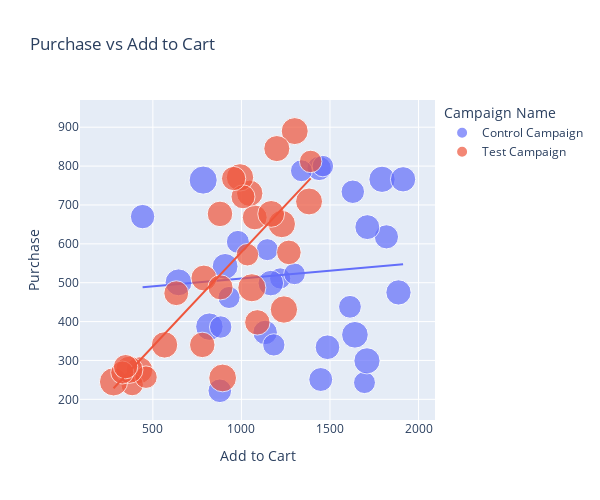

The code cell stored with this chart in its notebook:
### Code cell
# Purchase vs Add to Cart

fig = px.scatter(data_frame=df, x='Add to Cart', y='Purchase', color='Campaign Name', title='Purchase vs Add to Cart', 
    width=600, height=500, trendline='ols', size= 'Spend [USD]')
fig.show()

### Figure 1 — Plotly figure (JSON) as saved in the notebook; plotly's stock layout.template omitted (floating-point values rounded to 4 significant figures)
{"data": [{"hovertemplate": "Campaign Name=Control Campaign<br>Add to Cart=%{x}<br>Purchase=%{y}<br>Spend [USD]=%{marker.size}<extra></extra>", "legendgroup": "Control Campaign", "marker": {"color": "#636efa", "size": [2280, 2149, 2490, 2319, 2697, 1875, 2774, 2024, 2177, 1876, 2596, 1757, 2675, 1803, 2939, 2496, 1892, 1962, 2233, 2061, 2421, 2375, 2343, 2324, 1940, 1835, 3083, 2544, 1900, 2813], "sizemode": "area", "sizeref": 7.78, "symbol": "circle"}, "mode": "markers", "name": "Control Campaign", "orientation": "v", "showlegend": true, "type": "scatter", "x": [1819, 1629, 1887, 1439, 1794, 1339, 1641, 1613, 878, 1695, 908, 1219, 1709, 1460, 819, 1913, 1146, 883, 1448, 980, 1711, 1486, 1134, 442, 1183, 1300, 784, 1166, 930, 645], "xaxis": "x", "y": [618, 734, 475, 794, 766, 788, 366, 438, 222, 243, 542, 511, 299, 800, 387, 766, 585, 386, 251, 605, 643, 334, 372, 670, 340, 522.8, 764, 499, 462, 501], "yaxis": "y"}, {"hovertemplate": "<b>OLS trendline</b><br>Purchase = 0.0402096 * Add to Cart + 470.521<br>R<sup>2</sup>=0.007841<br><br>Campaign Name=Control Campaign<br>Add to Cart=%{x}<br>Purchase=%{y} <b>(trend)</b><extra></extra>", "legendgroup": "Control Campaign", "marker": {"color": "#636efa", "symbol": "circle"}, "mode": "lines", "name": "Control Campaign", "showlegend": false, "type": "scatter", "x": [442, 645, 784, 819, 878, 883, 908, 930, 980, 1134, 1146, 1166, 1183, 1219, 1300, 1339, 1439, 1448, 1460, 1486, 1613, 1629, 1641, 1695, 1709, 1711, 1794, 1819, 1887, 1913], "xaxis": "x", "y": [488.3, 496.5, 502.0, 503.5, 505.8, 506.0, 507.0, 507.9, 509.9, 516.1, 516.6, 517.4, 518.1, 519.5, 522.8, 524.4, 528.4, 528.7, 529.2, 530.3, 535.4, 536.0, 536.5, 538.7, 539.2, 539.3, 542.7, 543.7, 546.4, 547.4], "yaxis": "y"}, {"hovertemplate": "Campaign Name=Test Campaign<br>Add to Cart=%{x}<br>Purchase=%{y}<br>Spend [USD]=%{marker.size}<extra></extra>", "legendgroup": "Test Campaign", "marker": {"color": "#EF553B", "size": [3008, 2790, 2420, 2831, 1972, 2537, 2516, 3076, 1968, 1979, 2626, 2542, 2712, 3112, 2899, 2407, 2078, 2928, 2311, 2915, 2247, 2805, 2365, 1977, 2710, 2297, 2458, 2838, 2916, 2652], "sizemode": "area", "sizeref": 7.78, "symbol": "circle"}, "mode": "markers", "name": "Test Campaign", "orientation": "v", "showlegend": true, "type": "scatter", "x": [894, 424, 1075, 1382, 1391, 779, 1090, 1059, 383, 461, 788, 879, 1047, 278, 367, 632, 327, 1228, 346, 992, 1009, 1168, 1268, 1034, 566, 956, 882, 1301, 1240, 1200], "xaxis": "x", "y": [255, 275, 668, 709, 812, 340, 398, 487, 238, 257, 512, 677, 730, 245, 276, 473, 269, 651, 284, 771, 721, 677, 578, 572, 340, 768, 488, 890, 431, 845], "yaxis": "y"}, {"hovertemplate": "<b>OLS trendline</b><br>Purchase = 0.484969 * Add to Cart + 93.7168<br>R<sup>2</sup>=0.637951<br><br>Campaign Name=Test Campaign<br>Add to Cart=%{x}<br>Purchase=%{y} <b>(trend)</b><extra></extra>", "legendgroup": "Test Campaign", "marker": {"color": "#EF553B", "symbol": "circle"}, "mode": "lines", "name": "Test Campaign", "showlegend": false, "type": "scatter", "x": [278, 327, 346, 367, 383, 424, 461, 566, 632, 779, 788, 879, 882, 894, 956, 992, 1009, 1034, 1047, 1059, 1075, 1090, 1168, 1200, 1228, 1240, 1268, 1301, 1382, 1391], "xaxis": "x", "y": [228.5, 252.3, 261.5, 271.7, 279.5, 299.3, 317.3, 368.2, 400.2, 471.5, 475.9, 520.0, 521.5, 527.3, 557.3, 574.8, 583.1, 595.2, 601.5, 607.3, 615.1, 622.3, 660.2, 675.7, 689.3, 695.1, 708.7, 724.7, 763.9, 768.3], "yaxis": "y"}], "layout": {"height": 500, "legend": {"itemsizing": "constant", "title": {"text": "Campaign Name"}, "tracegroupgap": 0}, "title": {"text": "Purchase vs Add to Cart"}, "width": 600, "xaxis": {"anchor": "y", "domain": [0, 1], "title": {"text": "Add to Cart"}}, "yaxis": {"anchor": "x", "domain": [0, 1], "title": {"text": "Purchase"}}}}
